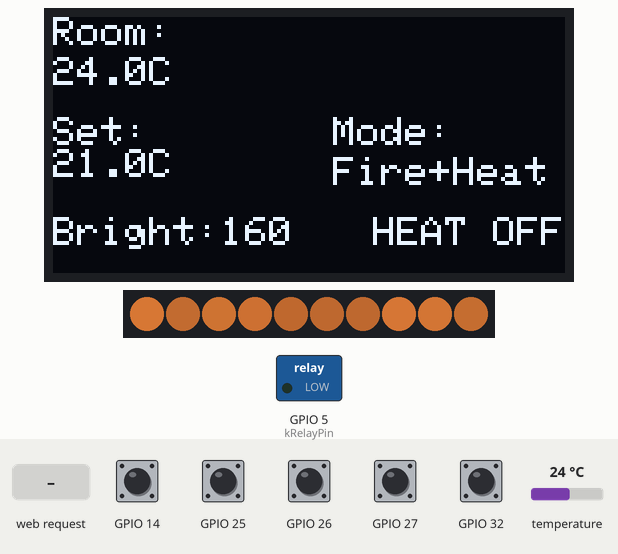
The sketch below on a simulated ESP32. Parts: 128×64 one-colour display, 10 RGB LEDs in strip order, left to right, switched loads named in the sketch (green lamp = pin HIGH). The test bench sets the inputs (shaded band); at power-on: GPIO 14, GPIO 25–27, GPIO 32 HIGH, temperature 24 °C (analog values on the 0–4095 scale). Dim RGB values are drawn brighter than linear; WiFi joins after 1.5 s; servers stay silent unless stated; random numbers use the default seed unless the sketch sets one.

Above: at 2.9 s.
3.0 s: temperature set to 19.8 °C
At 3.6 s:
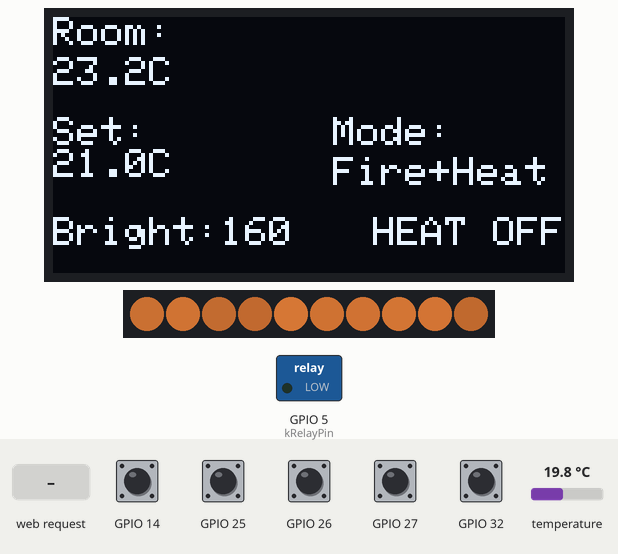
5.4 s: temperature set to 18.4 °C
At 6.9 s:
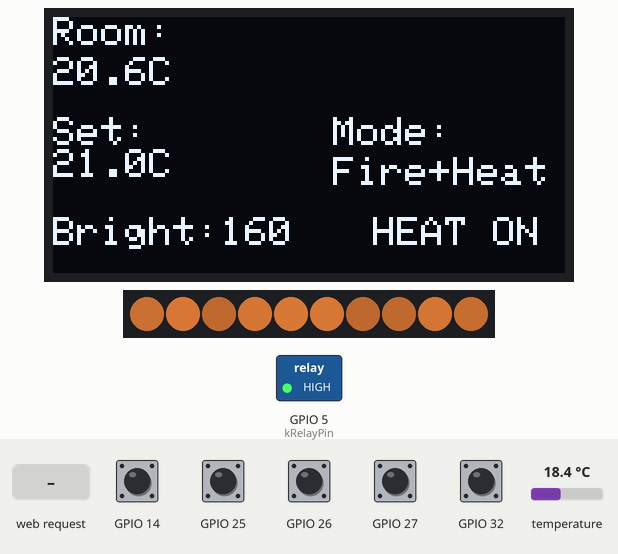
8.6 s: HTTP request GET /apply?mode=0 received
At 10.1 s:
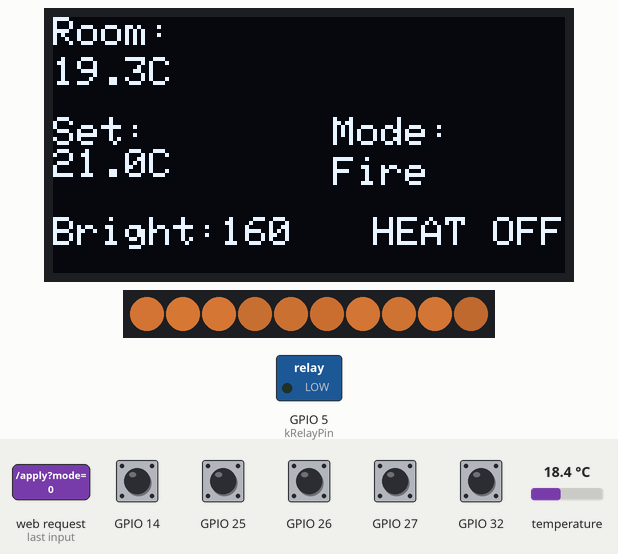
11.7 s: GPIO 14 pulled LOW for 0.95 s
At 13.2 s:
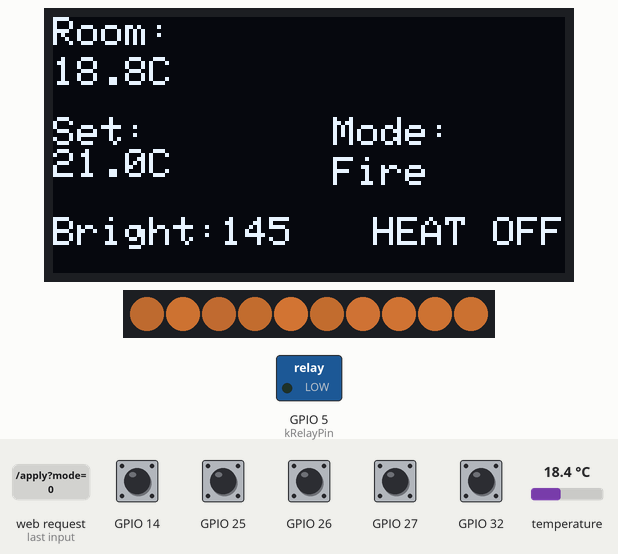
14.1 s: GPIO 25 pulled LOW for 0.95 s
At 15.6 s:
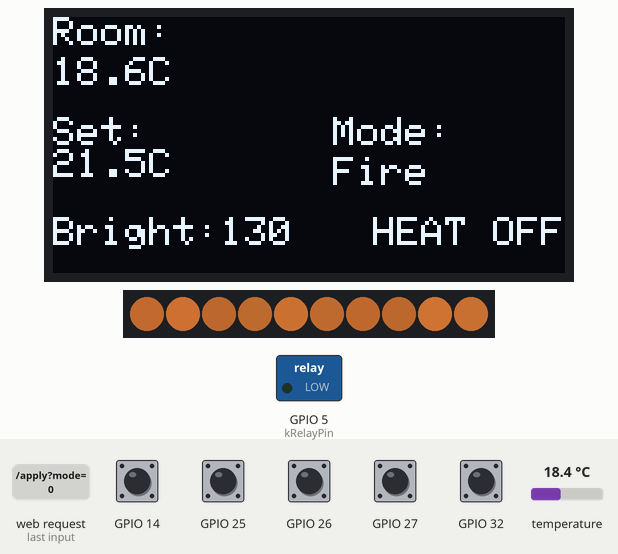
16.5 s: GPIO 26 pulled LOW for 0.95 s
At 18.8 s:
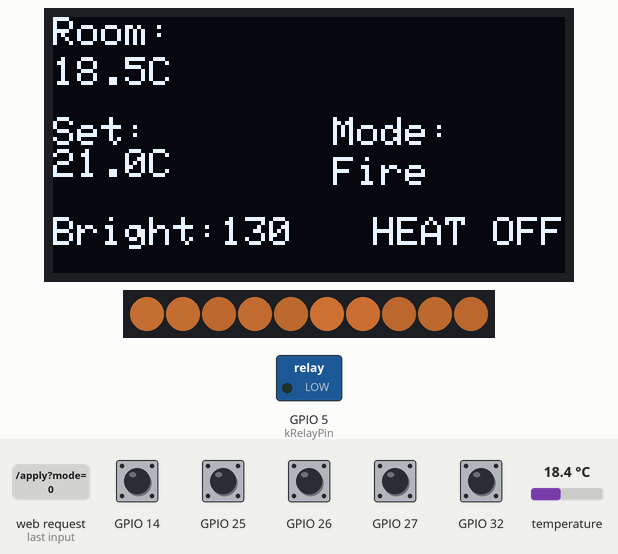
Timing chart, 0 to 19.9 s (numbered marks = the images above; inputs shaded):
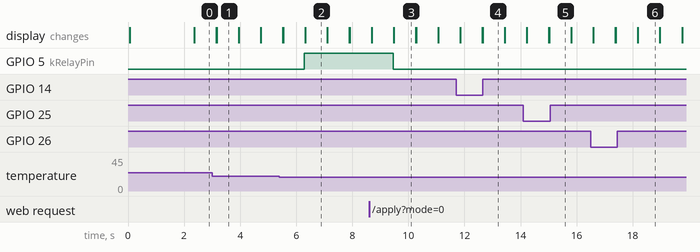

The sketch:

DigitalFirePlace2.ino
```cpp
#include <Adafruit_GFX.h>
#include <Adafruit_NeoPixel.h>
#include <Adafruit_SSD1306.h>
#include <DallasTemperature.h>
#include <OneWire.h>
#include <Wire.h>
#include <math.h>

#include "fireplace_config.h"
#include "fire_animation.h"

#ifdef ARDUINO_ARCH_ESP32
#include <WebServer.h>
#include <WiFi.h>
#endif

struct ButtonState {
  uint8_t pin;
  bool stablePressed;
  uint32_t lastChangeMs;
  uint32_t lastRepeatMs;
  bool repeating;
};

enum class ButtonEvent { kNone, kPressed, kRepeat };

template <typename T>
T clampValue(T value, T minValue, T maxValue) {
  if (value < minValue) {
    return minValue;
  }
  if (value > maxValue) {
    return maxValue;
  }
  return value;
}

static ButtonState buttonTempUp{FireplaceConfig::kButtonTempUp, false, 0, 0, false};
static ButtonState buttonTempDown{FireplaceConfig::kButtonTempDown, false, 0, 0, false};
static ButtonState buttonBrightUp{FireplaceConfig::kButtonBrightUp, false, 0, 0, false};
static ButtonState buttonBrightDown{FireplaceConfig::kButtonBrightDown, false, 0, 0, false};
static ButtonState buttonMode{FireplaceConfig::kButtonMode, false, 0, 0, false};

static Adafruit_SSD1306 display(128, 64, &Wire, FireplaceConfig::kOledResetPin);
static Adafruit_NeoPixel strip(FireplaceConfig::kNeoPixelCount, FireplaceConfig::kNeoPixelPin,
                               NEO_GRB + NEO_KHZ800);
static OneWire oneWire(FireplaceConfig::kTempSensorPin);
static DallasTemperature temperatureSensor(&oneWire);
static bool displayReady = false;
static float targetTemperatureC = 21.0f;
static uint8_t targetBrightness = 160;
static FireAnimation::State fireState{targetBrightness, 0};
enum class OperatingMode { kFireOnly, kFireAndHeat, kHeatOnly };

static bool heaterActive = false;
static OperatingMode operatingMode = OperatingMode::kFireAndHeat;
static float lastTemperatureC = NAN;

#ifdef ARDUINO_ARCH_ESP32
static WebServer server(80);
#endif

static const char *modeLabel() {
  switch (operatingMode) {
    case OperatingMode::kFireOnly:
      return "Fire";
    case OperatingMode::kFireAndHeat:
      return "Fire+Heat";
    case OperatingMode::kHeatOnly:
      return "Heat";
  }
  return "Fire+Heat";
}

static void cycleMode() {
  switch (operatingMode) {
    case OperatingMode::kFireOnly:
      operatingMode = OperatingMode::kFireAndHeat;
      break;
    case OperatingMode::kFireAndHeat:
      operatingMode = OperatingMode::kHeatOnly;
      break;
    case OperatingMode::kHeatOnly:
      operatingMode = OperatingMode::kFireOnly;
      break;
  }
}

static uint8_t effectiveBrightness() {
  return operatingMode == OperatingMode::kHeatOnly ? 0 : targetBrightness;
}

static ButtonEvent updateButton(ButtonState &button) {
  const uint32_t now = millis();
  const bool reading = digitalRead(button.pin) == LOW;  // Active-low buttons

  if (reading != button.stablePressed) {
    if (now - button.lastChangeMs >= FireplaceConfig::kDebounceDelayMs) {
      button.stablePressed = reading;
      button.lastChangeMs = now;
      button.repeating = false;
      button.lastRepeatMs = now;
      if (button.stablePressed) {
        return ButtonEvent::kPressed;
      }
    }
  }

  if (button.stablePressed) {
    const uint32_t threshold =
        button.repeating ? FireplaceConfig::kHoldRepeatRateMs
                          : FireplaceConfig::kHoldRepeatDelayMs;
    if (now - button.lastRepeatMs >= threshold) {
      button.lastRepeatMs = now;
      button.repeating = true;
      return ButtonEvent::kRepeat;
    }
  }

  return ButtonEvent::kNone;
}

static float readTemperatureSensor() {
  temperatureSensor.requestTemperatures();
  const float temperatureC = temperatureSensor.getTempCByIndex(0);
  if (temperatureC == DEVICE_DISCONNECTED_C) {
    return NAN;
  }
  return temperatureC;
}

static void updateDisplay(float currentTemperatureC) {
  if (!displayReady) {
    return;
  }
  display.clearDisplay();
  display.setTextColor(SSD1306_WHITE);

  display.setTextSize(1);
  display.setCursor(0, 0);
  display.println("Room:");
  display.setCursor(0, 10);
  display.print(currentTemperatureC, 1);
  display.cp437(true);
  //display.write(247);  // Degree symbol
  display.println("C");

  display.setCursor(0, 25);
  display.println("Set:");
  display.print(targetTemperatureC, 1);
  //display.write(247);
  display.println("C");

  display.setTextSize(1);
  display.setCursor(70, 25);
  display.print("Mode:");
  display.setCursor(70, 35);
  display.print(modeLabel());

  display.setCursor(0, 50);
  display.print("Bright:");
  display.print(effectiveBrightness());

  display.setCursor(80, 50);
  display.print(heaterActive ? "HEAT ON" : "HEAT OFF");

  display.display();
}

static float smoothTemperature(float measurementC) {
  if (isnan(measurementC)) {
    return lastTemperatureC;
  }
  if (isnan(lastTemperatureC)) {
    return measurementC;
  }
  const float alpha = FireplaceConfig::kTemperatureSmoothAlpha;
  return (alpha * measurementC) + ((1.0f - alpha) * lastTemperatureC);
}

#ifdef ARDUINO_ARCH_ESP32
static String htmlHeader() {
  return R"(<!doctype html><html><head><meta charset='utf-8'><meta name='viewport' content='width=device-width,initial-scale=1'><title>Fireplace</title><style>
body{font-family:Arial,Helvetica,sans-serif;background:#111;color:#eee;margin:0;padding:1rem;}
header{font-size:1.4rem;font-weight:700;margin-bottom:.5rem;}
section{margin-bottom:1rem;}
label{display:block;margin:.4rem 0 .2rem;}
input[type=range]{width:100%;}
input,button{padding:.4rem;border-radius:4px;border:1px solid #555;background:#222;color:#eee;}
button{cursor:pointer;}
small{color:#aaa;display:block;margin-top:.4rem;}
.mode-buttons{display:flex;gap:.4rem;flex-wrap:wrap;margin-top:.2rem;}
.mode-buttons .active{background:#0a84ff;border-color:#0a84ff;color:#fff;}
</style></head><body><header>Digital Fireplace</header><section>)";
}

static String htmlFooter() { return "</section></body></html>"; }

static String renderPage() {
  String page = htmlHeader();
  page += "<div>Room: ";
  if (isnan(lastTemperatureC)) {
    page += "--";
  } else {
    page += String(lastTemperatureC, 1);
    page += " &deg;C";
  }
  page += "<br/>Set: ";
  page += String(targetTemperatureC, 1);
  page += " &deg;C<br/>Mode: ";
  page += modeLabel();
  page += "<br/>Brightness: ";
  page += effectiveBrightness();
  page += heaterActive ? "<br/><strong>HEAT ON</strong>" : "<br/>HEAT OFF";
  page += "</div>";

  page += R"(<form action='/apply' method='get'><section><label for='temp'>Target Temp (&deg;C)</label><input type='range' step='0.5' min='15' max='30' id='temp' name='temp' value='";
  page += String(targetTemperatureC, 1);
  page += R"('><small>Current target: )";
  page += String(targetTemperatureC, 1);
  page += R"(</small></section><section><label for='bright'>Brightness (0-255)</label><input type='range' min='0' max='255' id='bright' name='bright' value='";
  page += targetBrightness;
  page += R"('><small>Current: )";
  page += effectiveBrightness();
  page += "</small></section><section><label>Mode</label><div class='mode-buttons'>";
  page += "<button type='submit' name='mode' value='0";
  page += operatingMode == OperatingMode::kFireOnly ? "' class='active'" : "'";
  page += ">Fire only</button>";
  page += "<button type='submit' name='mode' value='1";
  page += operatingMode == OperatingMode::kFireAndHeat ? "' class='active'" : "'";
  page += ">Fire + Heat</button>";
  page += "<button type='submit' name='mode' value='2";
  page += operatingMode == OperatingMode::kHeatOnly ? "' class='active'" : "'";
  page += ">Heat only</button>";
  page += R"(</div></section><button type='submit'>Apply</button></form>)";
  page += htmlFooter();
  return page;
}

static void handleRoot() { server.send(200, "text/html", renderPage()); }

static void handleApply() {
  if (server.hasArg("temp")) {
    const float requested = server.arg("temp").toFloat();
    targetTemperatureC = clampValue(requested, FireplaceConfig::kMinTargetTemperature,
                                    FireplaceConfig::kMaxTargetTemperature);
  }

  if (server.hasArg("bright")) {
    const int requested = server.arg("bright").toInt();
    targetBrightness = static_cast<uint8_t>(
        clampValue(requested, 0, static_cast<int>(FireplaceConfig::kMaxBrightness)));
  }

  if (server.hasArg("mode")) {
    const int requestedMode = server.arg("mode").toInt();
    switch (requestedMode) {
      case 0:
        operatingMode = OperatingMode::kFireOnly;
        break;
      case 1:
        operatingMode = OperatingMode::kFireAndHeat;
        break;
      case 2:
        operatingMode = OperatingMode::kHeatOnly;
        break;
      default:
        break;
    }
  }

  server.sendHeader("Location", "/");
  server.send(302, "text/plain", "Redirecting...");
}

static void handleNotFound() { server.send(404, "text/plain", "Not found"); }

static void startWifiAndServer() {
  WiFi.mode(WIFI_STA);
  WiFi.begin(FireplaceConfig::kWifiSsid, FireplaceConfig::kWifiPassword);
  const uint32_t start = millis();
  while (WiFi.status() != WL_CONNECTED && millis() - start <
                                              FireplaceConfig::kWifiConnectTimeoutMs) {
    delay(100);
  }

  server.on("/", handleRoot);
  server.on("/apply", handleApply);
  server.onNotFound(handleNotFound);
  server.begin();
}

static void handleHttp() { server.handleClient(); }
#else
static void startWifiAndServer() {}
static void handleHttp() {}
#endif

static void updateHeater(float currentTemperatureC) {
  const bool heatEnabled = operatingMode != OperatingMode::kFireOnly;
  if (!heatEnabled) {
    heaterActive = false;
  } else {
    const float lowerThreshold =
        targetTemperatureC - (FireplaceConfig::kHysteresis / 2.0f);
    const float upperThreshold =
        targetTemperatureC + (FireplaceConfig::kHysteresis / 2.0f);

    if (!heaterActive && currentTemperatureC <= lowerThreshold) {
      heaterActive = true;
    } else if (heaterActive && currentTemperatureC >= upperThreshold) {
      heaterActive = false;
    }
  }
  digitalWrite(FireplaceConfig::kRelayPin, heaterActive ? HIGH : LOW);
}

static void handleButtons() {
  const ButtonEvent tempUpEvent = updateButton(buttonTempUp);
  const ButtonEvent tempDownEvent = updateButton(buttonTempDown);
  const ButtonEvent brightUpEvent = updateButton(buttonBrightUp);
  const ButtonEvent brightDownEvent = updateButton(buttonBrightDown);
  const ButtonEvent modeEvent = updateButton(buttonMode);

  if (tempUpEvent != ButtonEvent::kNone) {
    targetTemperatureC = clampValue(targetTemperatureC + FireplaceConfig::kTemperatureStep,
                                    FireplaceConfig::kMinTargetTemperature,
                                    FireplaceConfig::kMaxTargetTemperature);
  }
  if (tempDownEvent != ButtonEvent::kNone) {
    targetTemperatureC = clampValue(targetTemperatureC - FireplaceConfig::kTemperatureStep,
                                    FireplaceConfig::kMinTargetTemperature,
                                    FireplaceConfig::kMaxTargetTemperature);
  }
  if (brightUpEvent != ButtonEvent::kNone) {
    const int next = targetBrightness + FireplaceConfig::kBrightnessStep;
    targetBrightness = static_cast<uint8_t>(
        clampValue(next, static_cast<int>(FireplaceConfig::kMinBrightness),
                   static_cast<int>(FireplaceConfig::kMaxBrightness)));
  }
  if (brightDownEvent != ButtonEvent::kNone) {
    const int next = static_cast<int>(targetBrightness) - FireplaceConfig::kBrightnessStep;
    targetBrightness = static_cast<uint8_t>(
        clampValue(next, static_cast<int>(FireplaceConfig::kMinBrightness),
                   static_cast<int>(FireplaceConfig::kMaxBrightness)));
  }
  if (modeEvent == ButtonEvent::kPressed) {
    cycleMode();
  }
}

static void drawSplash() {
  if (!displayReady) {
    return;
  }
  display.clearDisplay();
  display.setTextSize(2);
  display.setTextColor(SSD1306_WHITE);
  display.setCursor(0, 16);
  display.print("Fireplace");
  display.setTextSize(1);
  display.setCursor(0, 44);
  display.print("Starting...");
  display.display();
}

static bool beginDisplay() {
  if (FireplaceConfig::kOledSdaPin >= 0 && FireplaceConfig::kOledSclPin >= 0) {
    Wire.begin(FireplaceConfig::kOledSdaPin, FireplaceConfig::kOledSclPin);
  } else {
    Wire.begin();
  }
  Wire.setClock(400000);

  if (display.begin(SSD1306_SWITCHCAPVCC, FireplaceConfig::kOledAddress)) {
    return true;
  }

  const uint8_t alternateAddress = FireplaceConfig::kOledAddress == 0x3C ? 0x3D : 0x3C;
  return display.begin(SSD1306_SWITCHCAPVCC, alternateAddress);
}

void setup() {
  Serial.begin(115200);
  pinMode(FireplaceConfig::kRelayPin, OUTPUT);
  digitalWrite(FireplaceConfig::kRelayPin, LOW);

  pinMode(FireplaceConfig::kButtonTempUp, INPUT_PULLUP);
  pinMode(FireplaceConfig::kButtonTempDown, INPUT_PULLUP);
  pinMode(FireplaceConfig::kButtonBrightUp, INPUT_PULLUP);
  pinMode(FireplaceConfig::kButtonBrightDown, INPUT_PULLUP);
  pinMode(FireplaceConfig::kButtonMode, INPUT_PULLUP);

#ifdef ARDUINO_ARCH_ESP32
  analogReadResolution(12);
#endif

  displayReady = beginDisplay();
  if (!displayReady) {
    Serial.println("OLED init failed. Check SDA/SCL wiring and I2C address.");
  } else {
    drawSplash();
  }

  randomSeed(analogRead(FireplaceConfig::kTempSensorPin));

  FireAnimation::begin(strip, effectiveBrightness());
  fireState.baseBrightness = effectiveBrightness();
  fireState.lastFrameMs = millis();

  temperatureSensor.begin();
  startWifiAndServer();
}

void loop() {
  handleButtons();
  const float currentTemperatureC = smoothTemperature(readTemperatureSensor());
  lastTemperatureC = currentTemperatureC;
  updateHeater(currentTemperatureC);
  updateDisplay(currentTemperatureC);
  FireAnimation::update(strip, fireState, effectiveBrightness());
  handleHttp();
}
```

fire_animation.cpp
```cpp
#include "fire_animation.h"

#include "fireplace_config.h"

namespace FireAnimation {
namespace {
uint8_t clampBrightness(int value) {
  if (value <= 0) {
    return 0;
  }
  if (value < FireplaceConfig::kMinBrightness) {
    return FireplaceConfig::kMinBrightness;
  }
  if (value > FireplaceConfig::kMaxBrightness) {
    return FireplaceConfig::kMaxBrightness;
  }
  return static_cast<uint8_t>(value);
}
}

void begin(Adafruit_NeoPixel &strip, uint8_t initialBrightness) {
  strip.begin();
  strip.setBrightness(clampBrightness(initialBrightness));
  strip.show();
}

void update(Adafruit_NeoPixel &strip, State &state, uint8_t targetBrightness) {
  const uint32_t now = millis();
  if (now - state.lastFrameMs < FireplaceConfig::kAnimationFrameMs) {
    return;
  }
  state.lastFrameMs = now;

  // Ease brightness toward target to avoid abrupt jumps.
  if (state.baseBrightness < targetBrightness) {
    const int next = state.baseBrightness + 2;
    state.baseBrightness = next > targetBrightness ? targetBrightness : next;
  } else if (state.baseBrightness > targetBrightness) {
    const int next = state.baseBrightness - 2;
    state.baseBrightness = next < targetBrightness ? targetBrightness : next;
  }
  strip.setBrightness(clampBrightness(state.baseBrightness));

  for (uint16_t i = 0; i < strip.numPixels(); ++i) {
    const uint8_t flicker = random(80, 140);
    int red = (state.baseBrightness * flicker) / 100;
    if (red > 255) {
      red = 255;
    }
    int green = (state.baseBrightness * flicker) / 180;
    if (green > 180) {
      green = 180;
    }
    int blue = (state.baseBrightness * flicker) / 400;
    if (blue > 100) {
      blue = 100;
    }
    if (red < 0) red = 0;
    if (green < 0) green = 0;
    if (blue < 0) blue = 0;
    strip.setPixelColor(i, strip.Color(red, green, blue));
  }
  strip.show();
}

}  // namespace FireAnimation
```

fire_animation.h
```cpp
#pragma once

#include <Adafruit_NeoPixel.h>
#include <Arduino.h>

namespace FireAnimation {
struct State {
  uint8_t baseBrightness;
  uint32_t lastFrameMs;
};

void begin(Adafruit_NeoPixel &strip, uint8_t initialBrightness);
void update(Adafruit_NeoPixel &strip, State &state, uint8_t targetBrightness);
}
```

fireplace_config.h
```cpp
#pragma once

#include <Arduino.h>

namespace FireplaceConfig {
// Pin assignments
static constexpr uint8_t kRelayPin = 5;
static constexpr uint8_t kTempSensorPin = 4;
static constexpr uint8_t kNeoPixelPin = 18;
static constexpr uint8_t kButtonTempUp = 25;
static constexpr uint8_t kButtonTempDown = 26;
static constexpr uint8_t kButtonBrightUp = 27;
static constexpr uint8_t kButtonBrightDown = 14;
static constexpr uint8_t kButtonMode = 32;

// NeoPixel configuration
static constexpr uint16_t kNeoPixelCount = 10;

// Control configuration
static constexpr float kTemperatureStep = 0.5f;
static constexpr float kTemperatureSmoothAlpha = 0.2f;  // EMA coefficient for sensor noise
static constexpr uint8_t kMinBrightness = 10;
static constexpr uint8_t kMaxBrightness = 255;
static constexpr uint8_t kBrightnessStep = 15;
static constexpr float kMinTargetTemperature = 15.0f;
static constexpr float kMaxTargetTemperature = 30.0f;
static constexpr float kHysteresis = 0.5f; // Degrees Celsius

// Button debounce timings
static constexpr uint32_t kDebounceDelayMs = 50;
static constexpr uint32_t kHoldRepeatDelayMs = 400;
static constexpr uint32_t kHoldRepeatRateMs = 150;

// Display configuration (use -1 when the OLED reset line is not exposed)
static constexpr int8_t kOledResetPin = -1;
static constexpr uint8_t kOledAddress = 0x3C;
// Set to -1/-1 to use Wire defaults; override when your OLED is wired to non-default pins.
static constexpr int8_t kOledSdaPin = 21;
static constexpr int8_t kOledSclPin = 22;

// Fire animation timings
static constexpr uint32_t kAnimationFrameMs = 35;

// Wi-Fi configuration (used only on ESP32 builds)
static constexpr char kWifiSsid[] = "BELL728";
static constexpr char kWifiPassword[] = "9134EC94D365";
static constexpr uint32_t kWifiConnectTimeoutMs = 10000;
}
```

Measured:
- the behaviour switches between 19.2 and 19.1 °C on temperature (found by bisection; images 1 and 2)
- after the input at 8.6 s, GPIO 5 (kRelayPin): HIGH → LOW after 0.85 s
- what the display in image 1 shows lasts 0.7 s, from 3.2 s to 3.9 s
